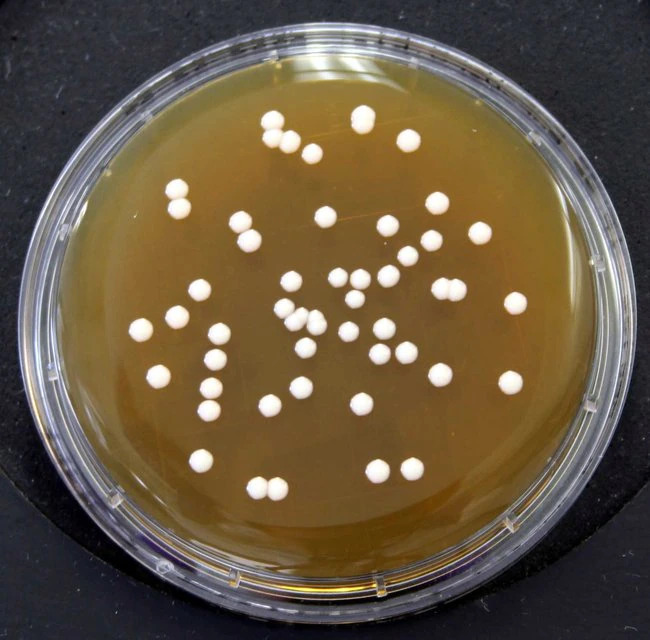
#> input picture images/plate1.jpg, 650 x 640 px
$ python counter.py
#> lines starting #> are read from the running program, lines starting #| are printed output that depends on the picture; after the words box and inside, x2 and y2 are one past the last pixel; in counts of white or black regions, pixels touching at a corner belong together
import cv2
import numpy as np

# Global variables for storing circle properties
circle_center = (100, 100)  # Initial center of the circle
circle_radius = 50  # Initial radius of the circle


def load_image(file_path):
    """Load an image from the specified file path."""
    img = cv2.imread(file_path)
    if img is None:
        raise FileNotFoundError(f"Image not found: {file_path}")
    return img


def preprocess_image(img):
    """Convert image to grayscale and apply binary thresholding."""
    gray = cv2.cvtColor(img, cv2.COLOR_BGR2GRAY)
    _, binary = cv2.threshold(gray, 0, 255, cv2.THRESH_BINARY + cv2.THRESH_OTSU)
    return binary


def count_and_display_colonies(original_img, contours):
    """Count and display the colonies on the original image."""
    # Draw contours on the original image
    output_img = original_img.copy()
    for cnt in contours:
        # Draw each contour in red
        cv2.drawContours(output_img, [cnt], -1, (0, 0, 255), 2)

    # Display the result
    colony_count = len(contours)
    cv2.putText(output_img, f"Colonies Count: {colony_count}", (10, 30),
                cv2.FONT_HERSHEY_SIMPLEX, 1, (255, 0, 0), 2)
    cv2.imshow('Colony Counter', output_img)
    cv2.waitKey(0)
    cv2.destroyAllWindows()

    # Save the output image
    cv2.imwrite('colony_counter_output.png', output_img)
    print(f"Number of colonies detected: {colony_count}")


def on_change(val):
    """Callback function for trackbar changes (does nothing)."""
    pass


def select_circular_area(img):
    """
    Allows the user to select a circular area by adjusting the radius and position.
    Returns the mask of the circular area and the circle parameters.
    """
    global circle_center, circle_radius

    # Create a window
    window_name = 'Adjust Circle'
    cv2.namedWindow(window_name)

    # Trackbars for circle position and radius
    cv2.createTrackbar('Center X', window_name, circle_center[0], img.shape[1], on_change)
    cv2.createTrackbar('Center Y', window_name, circle_center[1], img.shape[0], on_change)
    cv2.createTrackbar('Radius', window_name, circle_radius, min(img.shape[0], img.shape[1]) // 2, on_change)

    while True:
        # Get the current values of the trackbars
        x = cv2.getTrackbarPos('Center X', window_name)
        y = cv2.getTrackbarPos('Center Y', window_name)
        radius = cv2.getTrackbarPos('Radius', window_name)
        circle_center = (x, y)
        circle_radius = radius

        # Create a mask with the circular area
        mask = np.zeros(img.shape[:2], dtype=np.uint8)
        cv2.circle(mask, circle_center, circle_radius, 255, thickness=-1)

        # Display the image with the selected circular area
        img_copy = img.copy()
        cv2.circle(img_copy, circle_center, circle_radius, (0, 0, 255), 2)
        cv2.imshow(window_name, img_copy)

        # Exit on pressing the ESC key
        if cv2.waitKey(1) == 27:
            break

    cv2.destroyAllWindows()
    return mask, circle_center, circle_radius


def detect_colonies_in_circle(binary_img, mask):
    """
    Detect colonies inside the circular mask using contour detection.
    """
    # Apply the circular mask to the binary image
    masked_img = cv2.bitwise_and(binary_img, binary_img, mask=mask)

    # Find contours in the masked binary image
    contours, _ = cv2.findContours(masked_img, cv2.RETR_EXTERNAL, cv2.CHAIN_APPROX_SIMPLE)
    return contours


def main():
    # Path to the image file
    image_path = "images/plate1.jpg"  # Replace with your image file path

    # Load and preprocess the image
    img = load_image(image_path)
#> in load_image, img is the input picture: shape (640, 650, 3); mean B, G, R 67.1, 88.7, 103.6
    binary_img = preprocess_image(img)
#> in preprocess_image, `gray = cv2.cvtColor(img, cv2.COLOR_BGR2GRAY)`:
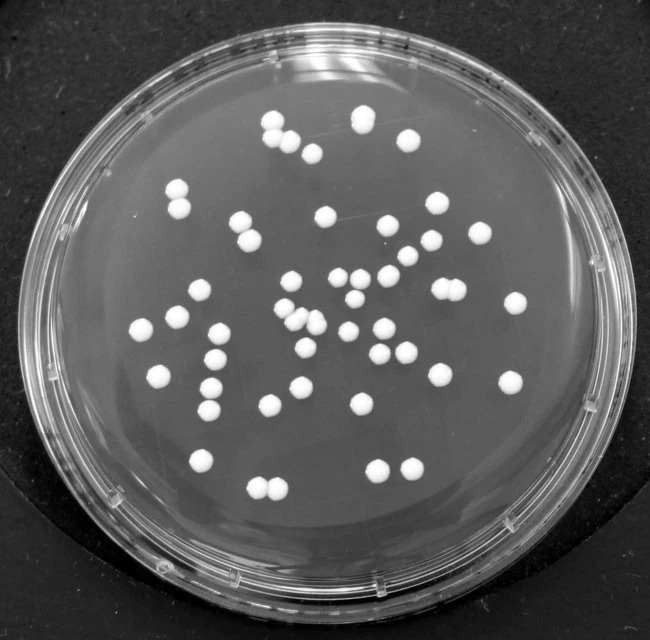
#> gray: shape (640, 650); min 0, max 255, mean 90.7
#> in preprocess_image, `_, binary = cv2.threshold(gray, 0, 255, cv2.THRESH_BINARY + cv2.THRESH..`:
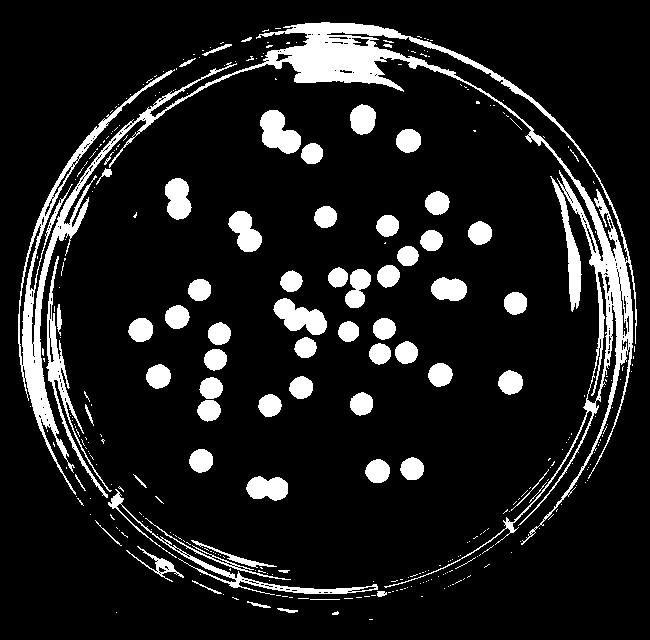
#> binary: shape (640, 650); 11.8% white; 332 white regions (264 under 20 px), largest, box (x1, y1, x2, y2) and area: (18, 22, 637, 588) 21404, (46, 256, 112, 498) 1748, (108, 489, 378, 595) 1548

    # Allow user to select a circular area
    mask, center, radius = select_circular_area(img)
#> in select_circular_area, `cv2.circle(mask, circle_center, circle_radius, 255, thickness=-1)`:
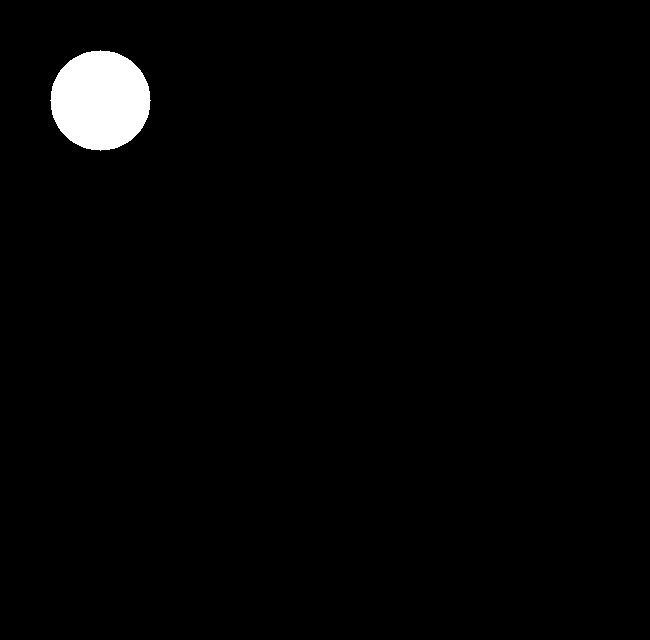
#> mask: shape (640, 650); 1.9% white; 1 white region, box (x1, y1, x2, y2) and area: (50, 50, 151, 151) 7845
#> in select_circular_area, `cv2.circle(img_copy, circle_center, circle_radius, (0, 0, 255), 2)`:
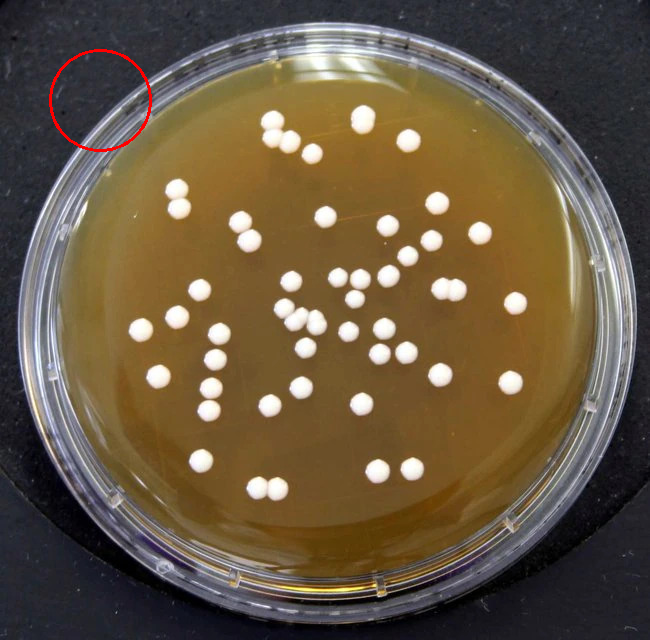
#> img_copy: shape (640, 650, 3); 0.22% of pixels changed, all inside (x1, y1, x2, y2) = (49, 49, 152, 152)
#> (key Esc is pressed here)
#> center = (100, 100); radius = 50

    # Detect colonies inside the circular area
    colonies = detect_colonies_in_circle(binary_img, mask)
#> in detect_colonies_in_circle, `masked_img = cv2.bitwise_and(binary_img, binary_img, mask=mask)`:
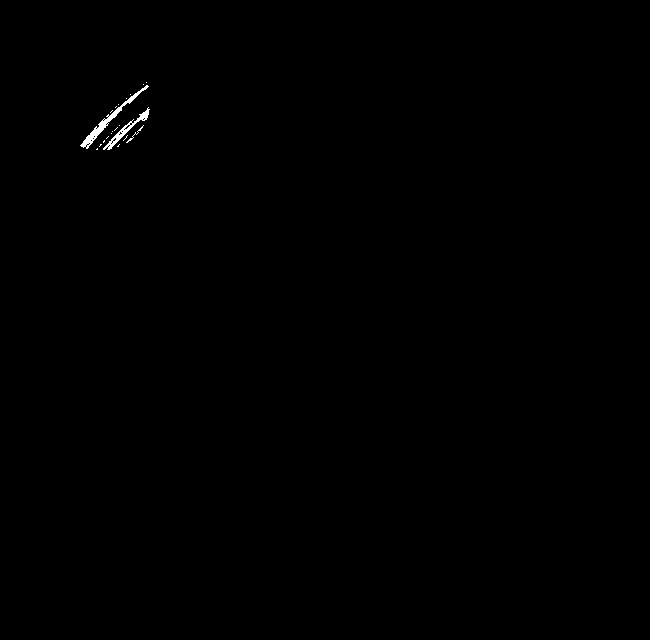
#> masked_img: shape (640, 650); 0.2% white; 20 white regions (17 under 20 px)
#> in detect_colonies_in_circle, `contours, _ = cv2.findContours(masked_img, cv2.RETR_EXTERNAL, cv2.CHAI..`: contours = 20 contours, 18 with area under 20; largest, box (x1, y1, x2, y2) and area: (80, 85, 149, 149) 381, (103, 107, 150, 150) 268
#> colonies has the same summary as contours in detect_colonies_in_circle

    # Count and display the results
    count_and_display_colonies(img, colonies)
#> the loop in count_and_display_colonies, `for cnt in contours:` made 20 passes
#> cnt on passes 1, 2, 3, 4, 5, 7, 8, 9, 11, 12, 14, 15: [[97, 148], [96, 149], [97, 149]], [[119, 144], [117, 146], [118, 146], [118, 145]], [[100, 144], [100, 145], [99, 146], [101, 144]], [[104, 140], [103, 141], [103, 142], [104, 141]], [[108, 136], [106, 138]], [[111, 133]], [[112, 131]], [[117, 127], [114, 130]], [[119, 125]], [[112, 110], [110, 112]], [[116, 106], [115, 107]], [[118, 104]]
#> after the loop in count_and_display_colonies, `for cnt in contours:`:
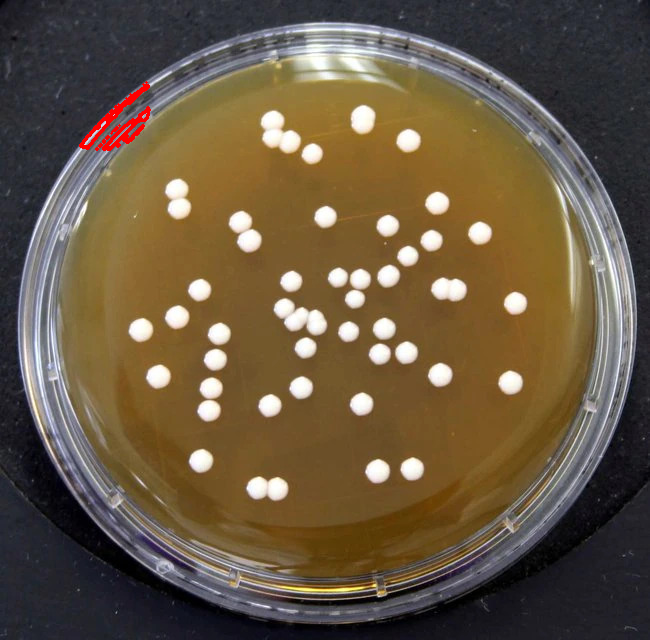
#> output_img: shape (640, 650, 3); 0.34% of pixels changed, all inside (x1, y1, x2, y2) = (79, 81, 151, 151)
#> in count_and_display_colonies, `colony_count = len(contours)`: colony_count = 20
#> in count_and_display_colonies, `cv2.putText(output_img, f"Colonies Count: {colony_count}", (10, 30), c..`:
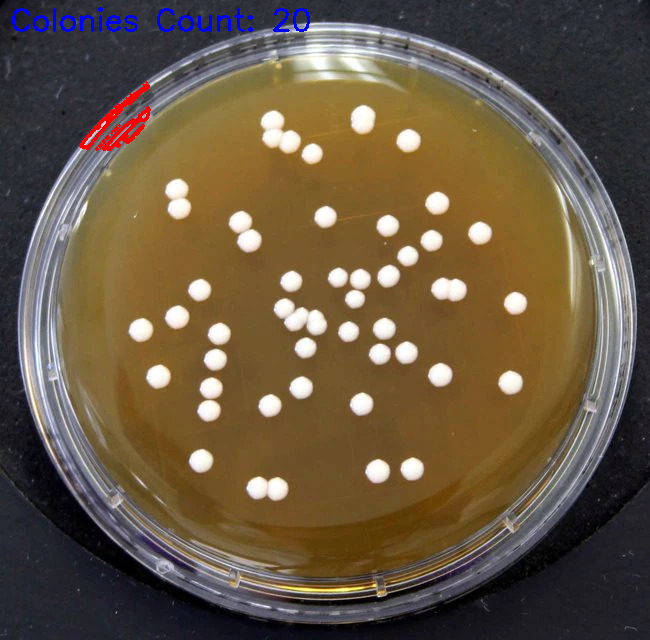
#> output_img: shape (640, 650, 3); 0.46% of pixels changed, all inside (x1, y1, x2, y2) = (12, 7, 310, 32)
#| Number of colonies detected: 20


if __name__ == "__main__":
    main()

$ run again, with images/plate2.jpg copied over images/plate1.jpg
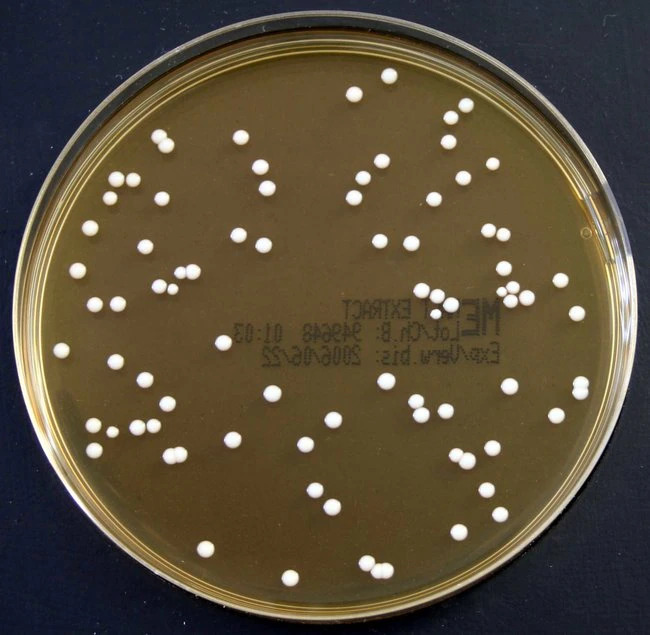
#> input picture images/plate2.jpg, 650 x 635 px
#> in load_image, img is the input picture: shape (635, 650, 3); mean B, G, R 58.1, 77.2, 88.1
#> in preprocess_image, `_, binary = cv2.threshold(gray, 0, 255, cv2.THRESH_BINARY + cv2.THRESH..`:
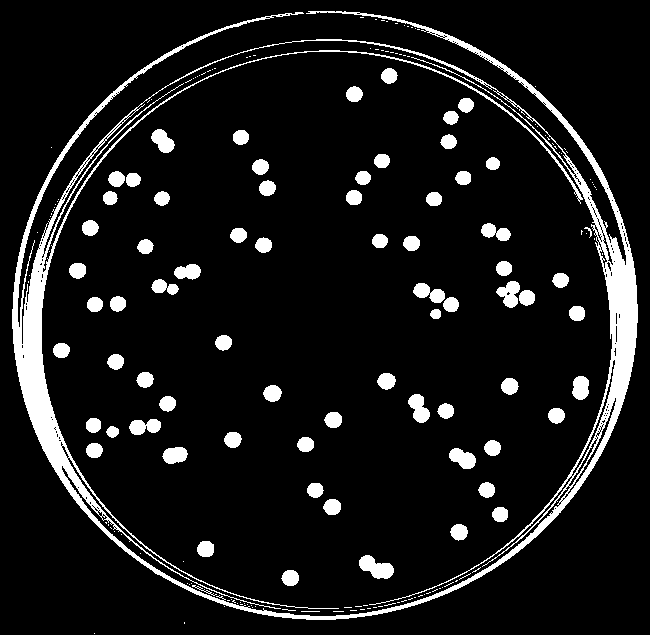
#> binary: shape (635, 650); 9.5% white; 186 white regions (114 under 20 px), largest, box (x1, y1, x2, y2) and area: (12, 11, 638, 620) 22980, (359, 555, 394, 579) 509, (408, 394, 430, 423) 397
#> mask: shape (635, 650); 1.9% white; 1 white region, box (x1, y1, x2, y2) and area: (50, 50, 151, 151) 7845
#> img_copy: shape (635, 650, 3); 0.22% of pixels changed, all inside (x1, y1, x2, y2) = (49, 49, 152, 152)
#> center = (100, 100); radius = 50
#> masked_img: shape (635, 650); 0.2% white in thin lines or dots, all inside (x1, y1, x2, y2) = (70, 70, 150, 150)
#> contours = 5 contours, 1 with area under 20; largest, box (x1, y1, x2, y2) and area: (70, 70, 142, 143) 360, (93, 97, 150, 150) 161, (109, 112, 149, 150) 70, (102, 105, 150, 150) 46
#> colonies has the same summary as contours in detect_colonies_in_circle
#> the loop in count_and_display_colonies, `for cnt in contours:` made 5 passes
#> cnt on pass 3: [[149, 100], [147, 102]]
#> colony_count = 5
#> in count_and_display_colonies, `cv2.putText(output_img, f"Colonies Count: {colony_count}", (10, 30), c..`:
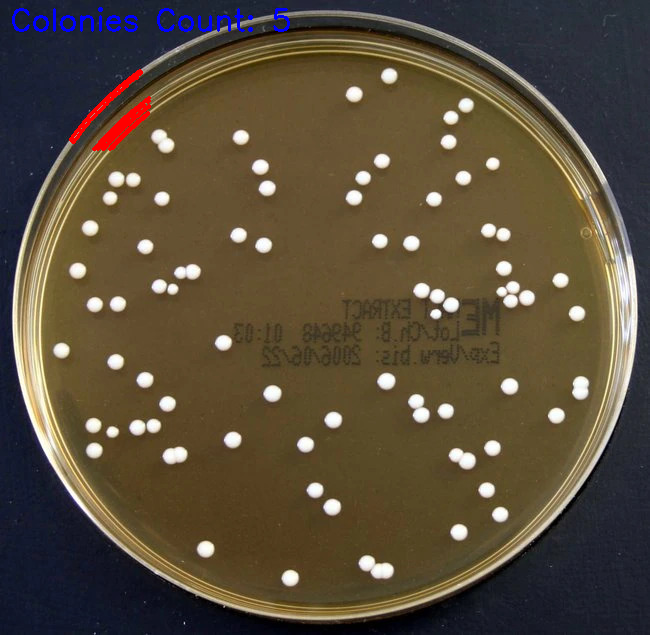
#> output_img: shape (635, 650, 3); mean B, G, R 58.5, 76.5, 88.5
#| Number of colonies detected: 5
